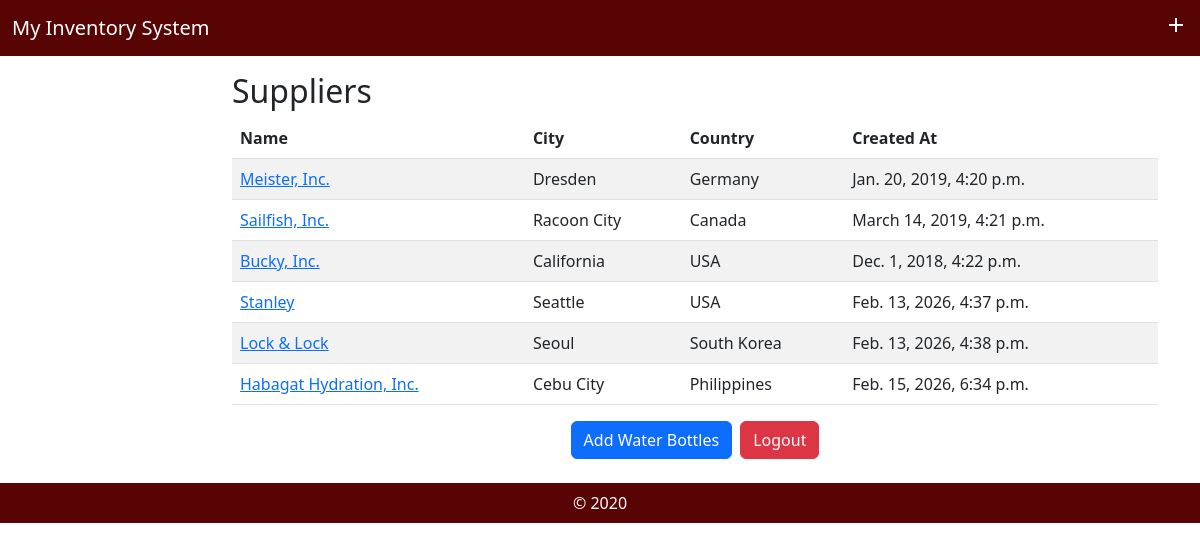
The page /view_supplier/ on the database its author committed.
### MyInventoryApp/models.py (models this page shows, shortened)
class Supplier(models.Model):
    name = models.CharField(max_length=300)
    city = models.CharField(max_length=300)
    country = models.CharField(max_length=300)
    created_at = models.DateTimeField(blank=True, null=True)
    objects = models.Manager()

### MyInventoryApp/views.py (the view)
# urls.py: path('view_supplier/', views.view_supplier, name='view_supplier'),
def view_supplier(request):
    global msg
    msg = None
    suppliers = Supplier.objects.all()
    return render(request, 'MyInventoryApp/view_supplier.html', {"suppliers": suppliers, "pk": current_pk})

### MyInventoryApp/templates/MyInventoryApp/view_supplier.html (shortened to what this page needs)
{% extends 'MyInventoryApp/base.html' %}
{% block content %}
<h2>Suppliers</h2>
<table class="table table-striped">
    <thead>
        <tr>
            <th>Name</th>
            <th>City</th>
            <th>Country</th>
            <th>Created At</th>
        </tr>
    </thead>
    <tbody>
        {% for supplier in suppliers %}
        <tr>
            <td>
                <a href="{% url 'view_bottles' %}">{{ supplier.name }}</a>
            </td>
            <td>{{ supplier.city }}</td>
            <td>{{ supplier.country }}</td>
            <td>{{ supplier.created_at }}</td>
        </tr>
        {% empty %}
        <tr>
            <td colspan="4">No suppliers found.</td>
        </tr>
        {% endfor %}
    </tbody>
</table>
<div class="d-flex justify-content-center mt-3 mb-4">
    <div class="d-flex gap-2">
        <a class="btn btn-primary" href="{% url 'add_bottle' %}">Add Water Bottles</a>
        <a class="btn btn-danger" href="{% url 'logout' %}">Logout</a>
    </div>
</div>
{% endblock %}

### MyInventoryApp/templates/MyInventoryApp/base.html (shortened to what this page needs)
{% load static %}
<!DOCTYPE html>
<html lang="en">
    <head>
        <link rel="stylesheet" href="{% static '/bootstrap/css/bootstrap.min.css' %}">
        <link rel="stylesheet" href="{% static '/bootstrap/css/custom.css' %}">
    </head>
    <body>
        <nav class="navbar navbar-dark bg-custom mb-3 sticky-top" style="background-color: #590404;">
            <div class="container-fluid">
                <a class="navbar-brand mb-0" href="{% url 'view_bottles' %}">My Inventory System</a>
                <a href="{% url 'add_bottle' %}" style="color:white"><i class="material-icons">add</i></a>
            </div>
        </nav>
        <div class="container">
            <div class="row">
                <div class="col-md-2 text-start justify-left pt-2">
                </div>
                <div class="col-md-10">
                    {% block content %}
                    {% endblock %}
                </div>
            </div>
        </div>
        <footer class="footer bg-custom"
             style="position:sticky; background-color:#590404;">
             <div class="container">&copy; 2020</div>
        </footer>
    </body>
</html>

### rows shown on the page
Supplier: name "Meister, Inc.", city "Dresden", country "Germany", created_at "Jan. 20, 2019, 4:20 p.m."
Supplier: name "Sailfish, Inc.", city "Racoon City", country "Canada", created_at "March 14, 2019, 4:21 p.m."
Supplier: name "Bucky, Inc.", city "California", country "USA", created_at "Dec. 1, 2018, 4:22 p.m."
Supplier: name "Stanley", city "Seattle", country "USA", created_at "Feb. 13, 2026, 4:37 p.m."
Supplier: name "Lock & Lock", city "Seoul", country "South Korea", created_at "Feb. 13, 2026, 4:38 p.m."
Supplier: name "Habagat Hydration, Inc.", city "Cebu City", country "Philippines", created_at "Feb. 15, 2026, 6:34 p.m."
